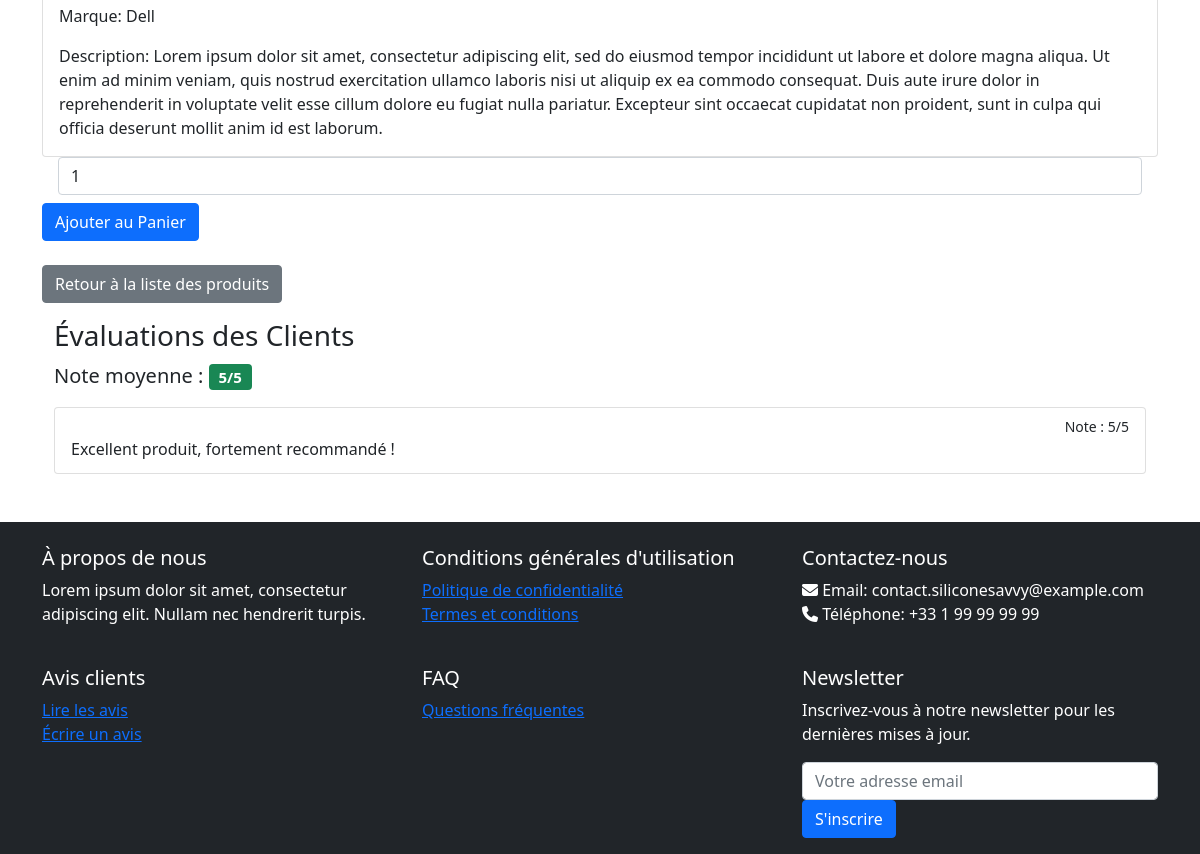
The app's page /produit.php?id=1 (middle part), older data.
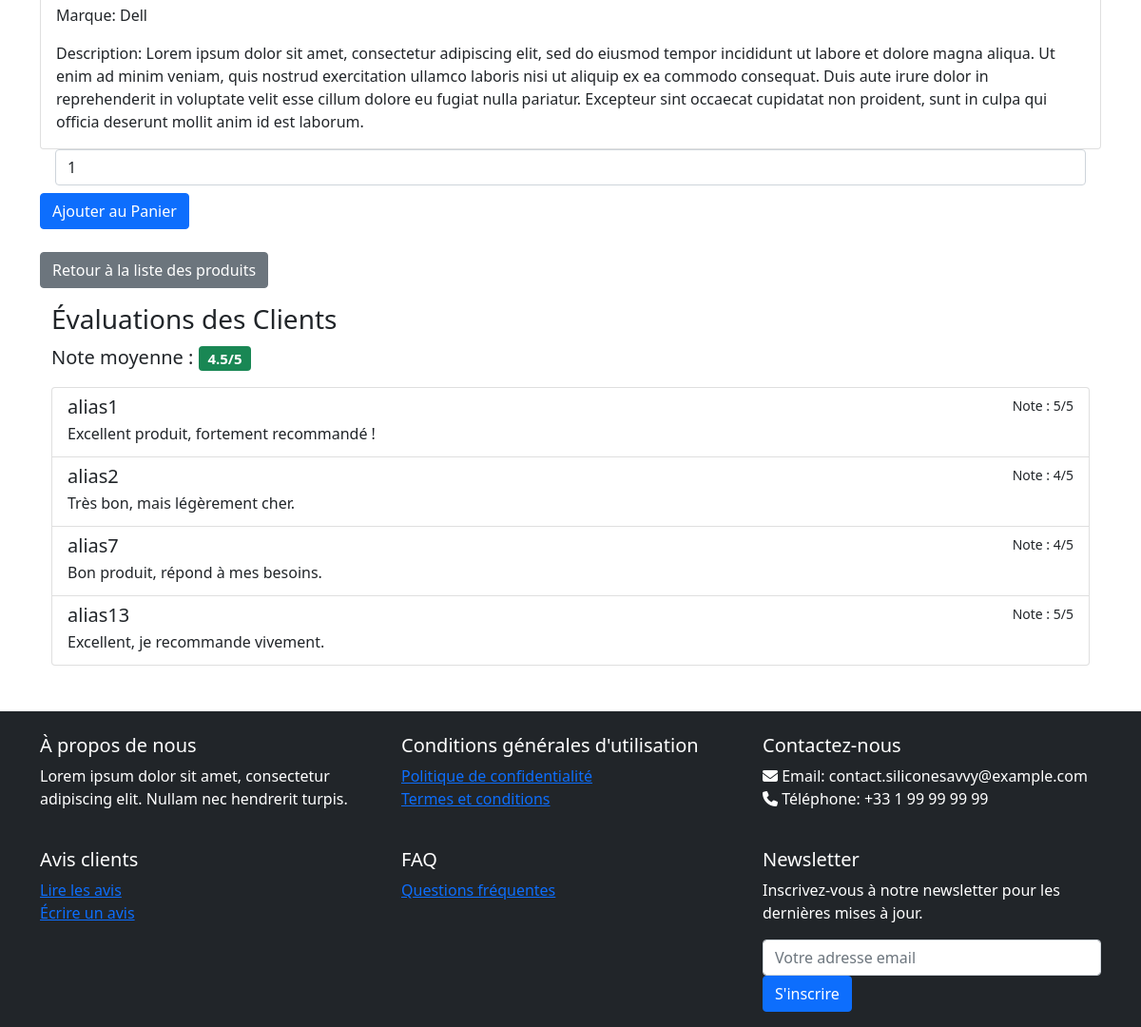
The same page, newer data.
### tables this page shows
CREATE TABLE evaluations (
id INT PRIMARY KEY AUTO_INCREMENT,
utilisateur_id INT NOT NULL,
produit_id INT NOT NULL,
note INT NOT NULL DEFAULT 0 CHECK (note >= 0 AND note <= 5),
commentaire TEXT,
date_publication DATETIME NOT NULL DEFAULT CURRENT_TIMESTAMP,
FOREIGN KEY (utilisateur_id) REFERENCES clients(id),
FOREIGN KEY (produit_id) REFERENCES produits(id)
) ENGINE InnoDB DEFAULT CHARSET=utf8mb4;

CREATE TABLE clients (
    id INT PRIMARY KEY AUTO_INCREMENT,
    nom VARCHAR(255) UNIQUE NOT NULL,
    alias VARCHAR(255) UNIQUE NOT NULL,
    email VARCHAR(255) UNIQUE NOT NULL,
    adresse TEXT NOT NULL,
    ville VARCHAR(255) NOT NULL,  
    code_postal VARCHAR(5) NOT NULL,   
    telephone VARCHAR(20) NOT NULL,
    date_enregistrement DATETIME NOT NULL DEFAULT CURRENT_TIMESTAMP,
    mot_de_passe VARCHAR(255) NOT NULL
) ENGINE InnoDB DEFAULT CHARSET=utf8mb4;

### produit.php (the view, shortened to what this page needs)
<?php
    include('connect.php');
    if (isset($_GET['id'])) {
        $product_id = $_GET['id'];
        $sql = 'SELECT produits.image, produits.nom, produits.prix, produits.description,
                       marques.nom AS nom_marque, categories.nom AS nom_categorie
                FROM produits
                INNER JOIN marques ON produits.marque_id = marques.id
                INNER JOIN categories ON produits.categorie_id = categories.id
                WHERE produits.id = :product_id';
        $stmt = $dbh->prepare($sql);
        $stmt->execute([':product_id' => $product_id]);
        $produit = $stmt->fetch(PDO::FETCH_ASSOC);
        $sql_evaluations = 'SELECT clients.alias, evaluations.note, evaluations.commentaire
                            FROM evaluations
                            INNER JOIN clients ON evaluations.utilisateur_id = clients.id
                            WHERE evaluations.produit_id = :product_id';
        $stmt_evaluations = $dbh->prepare($sql_evaluations);
        $stmt_evaluations->execute([':product_id' => $product_id]);
        $evaluations = $stmt_evaluations->fetchAll(PDO::FETCH_ASSOC);
        $sql_note_moyenne = 'SELECT AVG(note) as note_moyenne
                             FROM evaluations
                             WHERE produit_id = :product_id';
        $stmt_note_moyenne = $dbh->prepare($sql_note_moyenne);
        $stmt_note_moyenne->execute([':product_id' => $product_id]);
        $note_moyenne = $stmt_note_moyenne->fetch(PDO::FETCH_ASSOC)['note_moyenne'];
    }
?>
<!DOCTYPE html>
<html lang="fr">
<?php include('head.php');?>
<body>
<?php include('header_nav.php');?>
<div class="container mt-4">
    <?php if ($produit): ?>
        <div class="card">
            <div class="card-body">
                <p class="card-text">Marque: <?php echo htmlspecialchars($produit['nom_marque']); ?></p>
                <p class="card-text">Description: <?php echo htmlspecialchars($produit['description']); ?></p>
            </div>
        </div>
        <form action="ajouter_panier.php" method="post" class="form-inline">
            <div class="form-group mx-sm-3 mb-2">
                <input type="number" class="form-control" name="quantite" id="quantite" value="1" min="1" max="10">
            </div>
            <button type="submit" class="btn btn-primary mb-2">Ajouter au Panier</button>
        </form>
    <?php else: ?>
        <p>Produit introuvable.</p>
    <?php endif; ?>
    <a href="index.php" class="btn btn-secondary mt-3">Retour à la liste des produits</a>
    <div class="container mt-3">
        <h3>Évaluations des Clients</h3>
        <?php if ($note_moyenne): ?>
            <p class="lead">Note moyenne : <span class="badge bg-success"><?php echo round($note_moyenne, 1); ?>/5</span></p>
        <?php endif; ?>
        <div class="list-group">
            <?php foreach ($evaluations as $evaluation): ?>
                <div class="list-group-item list-group-item-action flex-column align-items-start">
                    <div class="d-flex w-100 justify-content-between">
                        <h5 class="mb-1"><?php echo htmlspecialchars($evaluation['alias']); ?></h5>
                        <small>Note : <?php echo htmlspecialchars($evaluation['note']); ?>/5</small>
                    </div>
                    <p class="mb-1"><?php echo htmlspecialchars($evaluation['commentaire']); ?></p>
                </div>
            <?php endforeach; ?>
        </div>
    </div>
</div>
</body>
<?php include('footer.php');?>
</html>

Row changes from the older to the newer data that the page shows:
changed through a linked row, evaluations "Excellent produit, fortement recommandé !": utilisateur.alias (not shown) → "alias1"
now on this page (row edited): evaluations: utilisateur.alias "alias2", note "4", commentaire "Très bon, mais légèrement cher."
now on this page (row edited): evaluations: utilisateur.alias "alias7", note "4", commentaire "Bon produit, répond à mes besoins."
now on this page (row edited): evaluations: utilisateur.alias "alias13", note "5", commentaire "Excellent, je recommande vivement."
Text that changed along with them:
$note_moyenne: "5" → "4.5"
